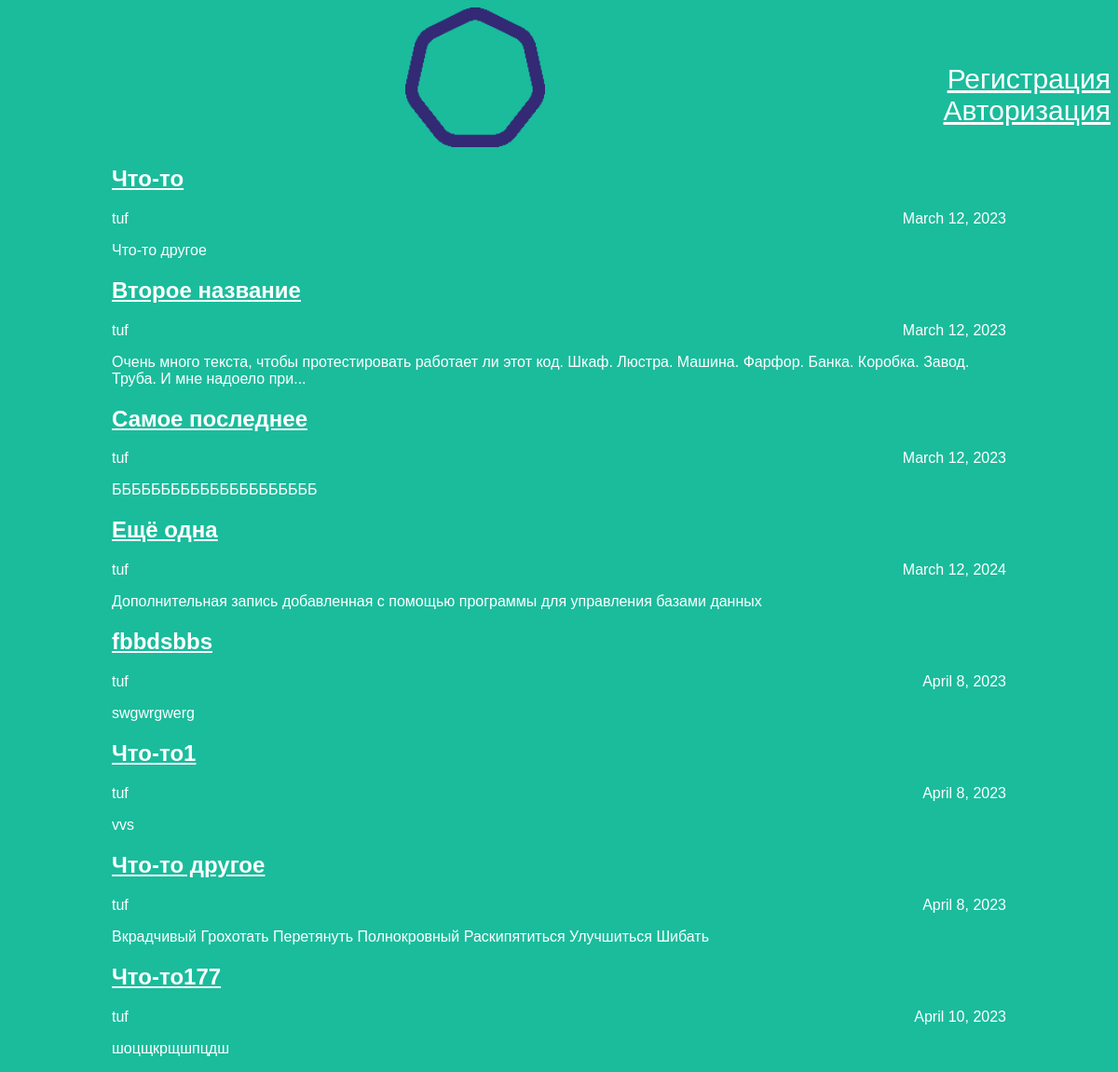
Page /archive/ on the committed database.
### articles/models.py (models this page shows, shortened)
class Article(models.Model):
    title = models.CharField(max_length=200)
    author = models.ForeignKey(User, on_delete=models.CASCADE)
    text = models.TextField()
    created_date = models.DateField(auto_now_add=True)
    def get_excerpt(self):
        return self.text[:140] + "..." if len(self.text) > 140 else self.text

### articles/views.py (the view)
# urls.py: path('archive/', views.archive, name='archive'),
def archive(request):
    return render(request, 'archive.html', {"posts": Article.objects.all()})

### articles/templates/archive.html (shortened to what this page needs)
<head> <link rel="stylesheet" href="{{ STATIC_URL }}/static/css/style.css"> </head>
<body>
    <div class="header">
        {% if request.user.is_authenticated %}
            <div class="button">
                <a href="http://127.0.0.1:8000/article/new">Создать статью</a>
            </div>
        {% else %}
            <div class="button">
                <div>
                    <a href="http://127.0.0.1:8000/registration">Регистрация</a>
                </div>
                <a href="http://127.0.0.1:8000/login">Авторизация</a>
            </div>
        {% endif %}
        <img src="{{ STATIC_URL }}/static/img/logo.png" />
    </div>
    <div class="archive">
        {% for post in posts %}
            <div class="one-post">
                <h2 class="post-title">
                    <a href="http://127.0.0.1:8000/article/{{ post.id }}">{{ post.title }}</a>
                </h2>
                <div class="article-info">
                    <div class="article-author">{{ post.author.username }}</div>
                    <div class="article-created-date">{{ post.created_date }}</div>
                </div>
                <p class="article-text">{{ post.get_excerpt }}</p>
            </div>
        {% endfor %}
    </div>
</body>

### articles/static/css/style.css (style rules this page uses)
body { background: #1abc9c; font-family: Tahoma, Arial, sans-serif; color: #ffffff; }
.header img { display: block; width: 150px; margin-left: auto; margin-right: auto; }
.archive { width: 960px; margin-left: auto; margin-right: auto; }
.post-title a { color: #ffffff; }
.article-author { width: 50%; float: left; }
.article-created-date { text-align: right; }
.button { float: right; font-size: 30px; padding: 60px 0; }
.button a { float: right; color: #ffffff; }

### rows in the picture
Article: title "Что-то", author.username "tuf", created_date "March 12, 2023", get_excerpt "Что-то другое"
Article: title "Второе название", author.username "tuf", created_date "March 12, 2023", get_excerpt "Очень много текста, чтобы протестировать работает ли этот код. Шкаф. Люстра. Машина. Фарфор. Банка. Коробка. Завод. Труба. И мне надоело при..."
Article: title "Самое последнее", author.username "tuf", created_date "March 12, 2023", get_excerpt "БББББББББББББББББББББ"
Article: title "Ещё одна", author.username "tuf", created_date "March 12, 2024", get_excerpt "Дополнительная запись добавленная с помощью программы для управления базами данных"
Article: title "fbbdsbbs", author.username "tuf", created_date "April 8, 2023", get_excerpt "swgwrgwerg"
Article: title "Что-то1", author.username "tuf", created_date "April 8, 2023", get_excerpt "vvs"
Article: title "Что-то другое", author.username "tuf", created_date "April 8, 2023", get_excerpt "Вкрадчивый Грохотать Перетянуть Полнокровный Раскипятиться Улучшиться Шибать"
Article: title "Что-то177", author.username "tuf", created_date "April 10, 2023", get_excerpt "шоцщкрщшпцдш"
